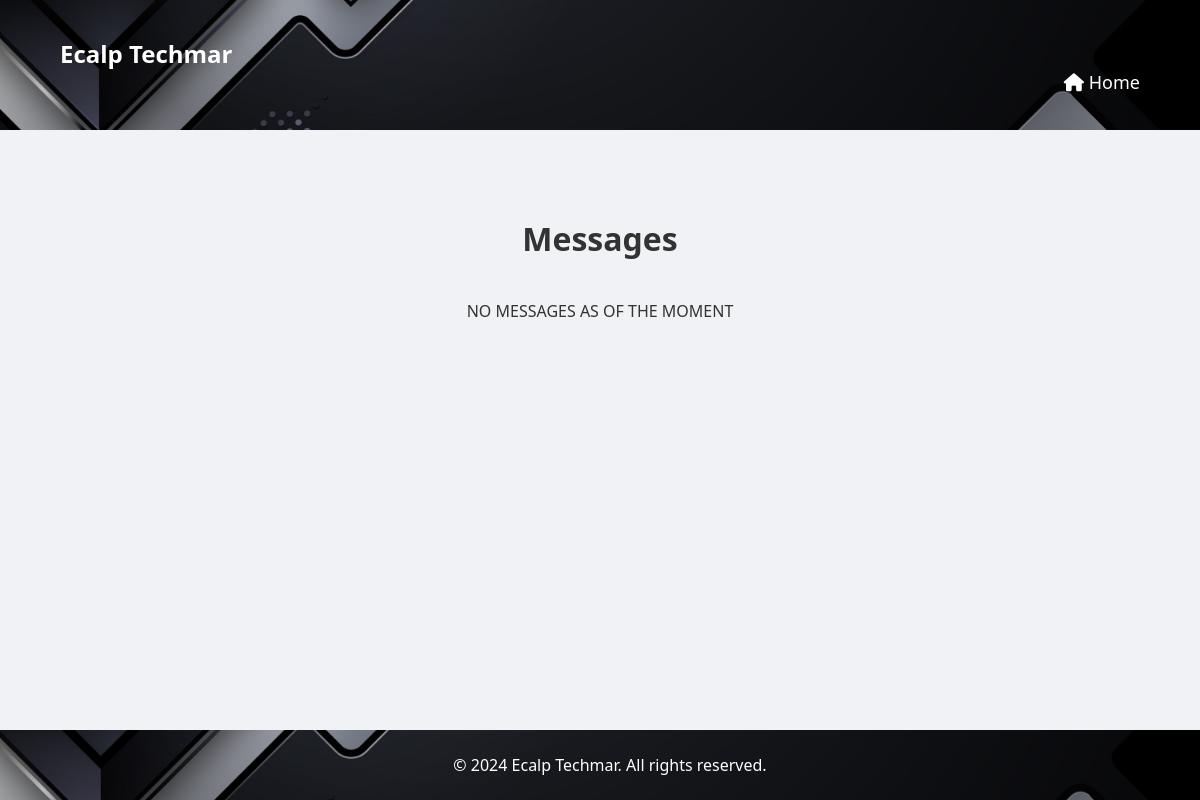
The app's page /messages/ (signed in), older data.
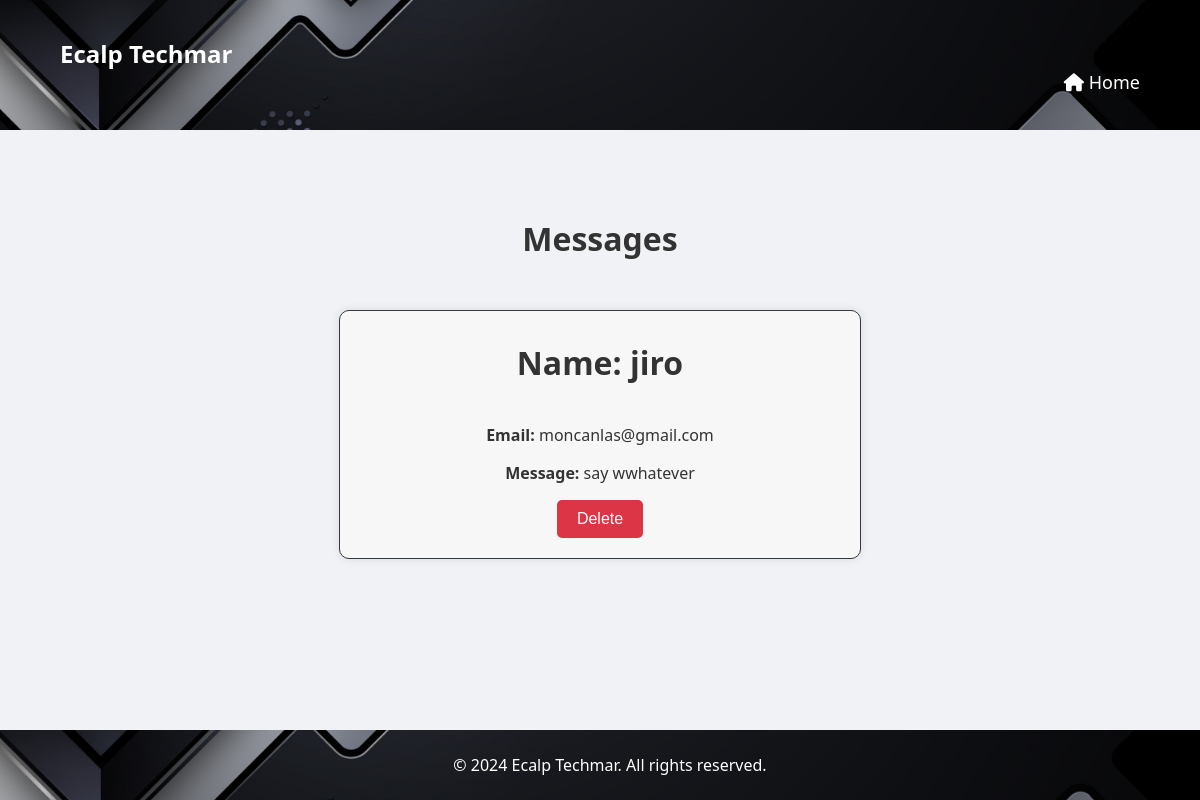
The same page, newer data.
### main/models.py (models this page shows, shortened)
class ContactMessage(models.Model):
    name = models.CharField(max_length=255)
    email = models.EmailField()
    message = models.TextField()
    created_at = models.DateTimeField(auto_now_add=True)

### custom_admin/views.py (the view)
# urls.py: path('messages/', views.contact_messages, name='messages'),
@login_required
@user_passes_test(is_staff)
def contact_messages(request):
    messages = ContactMessage.objects.all()
    return render(request, 'messages.html', {'messages': messages})

### custom_admin/views.py (called while the page is built)
def is_staff(user):
    return user.is_staff or user.is_superuser

### custom_admin/templates/messages.html (shortened to what this page needs)
<!DOCTYPE html>
<html lang="en">
<head>
    {% load static %}
    <link rel="stylesheet" href="{% static 'main/styles.css' %}">
    <link rel="stylesheet" href="https://cdnjs.cloudflare.com/ajax/libs/font-awesome/6.0.0-beta3/css/all.min.css">
</head>
<body>
    <header>
    <div class="container">
        <h1 class="logo">Ecalp Techmar</h1>
        <nav>
            <ul>
                  <li><a href="{% url 'custom_admin:admin_dashboard' %}"><i class="fas fa-home"></i> Home</a></li>
            </ul>
        </nav>
    </div>
</header>
<section id="messages">
    <h2>Messages</h2>
    <div class="messages">
        {% if messages %}
            {% for message in messages %}
                <div class="message">
                    <h2>Name: {{ message.name }}</h2>
                    <p><b>Email:</b> {{ message.email }}</p>
                    <p><b>Message:</b> {{ message.message }}</p>
                    <div class="button-group">
                        <button class="new-delete-button">
                            <a href="{% url 'custom_admin:delete_message' message.pk %}" onclick="return confirm('Are you sure you want to delete this message?')">
                                Delete
                            </a>
                        </button>
                    </div>
                </div>
            {% endfor %}
        {% else %}
            <p>NO MESSAGES AS OF THE MOMENT</p>
        {% endif %}
    </div>
</section>
    <footer>
        <div class="container">
            <div class="footer-content">
                <p style="text-align: center; width: 100%;">&copy; 2024 Ecalp Techmar. All rights reserved.</p>
            </div>
        </div>
    </footer>
</body>
</html>

Row changes from the older to the newer data that the page shows:
added ContactMessage: name "jiro", email "moncanlas@gmail.com", message "say wwhatever"
Text that changed along with them:
text no longer shown: "NO MESSAGES AS OF THE MOMENT"
